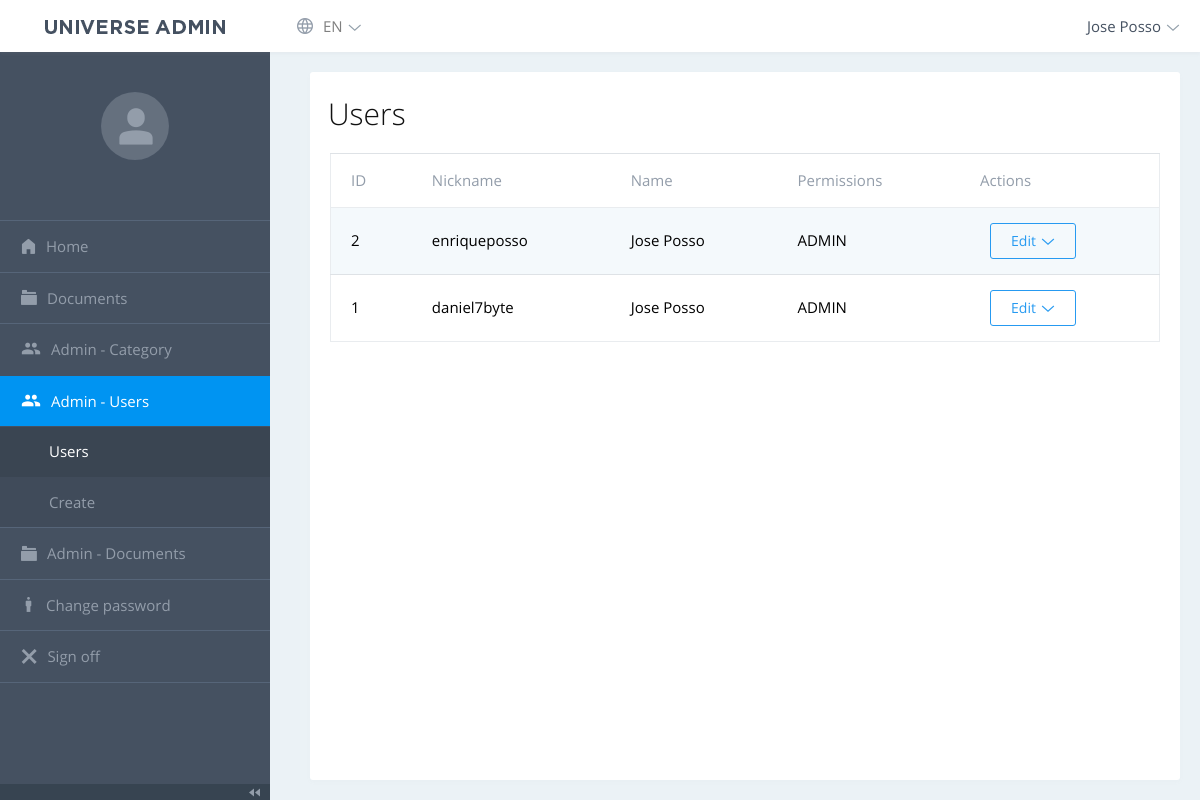
Page /php/dashboard/users.php (signed in) on the earlier database version.
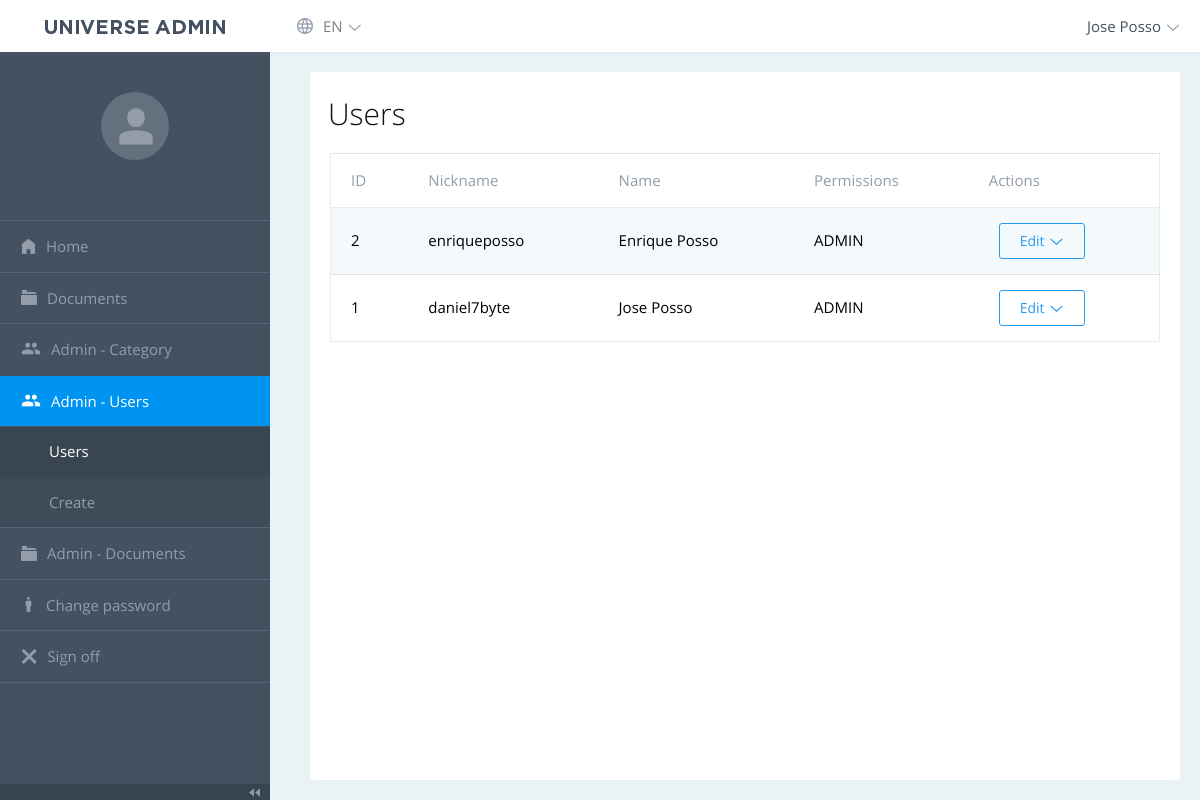
Same page on the later database version.
### tables this page shows
CREATE TABLE IF NOT EXISTS `users` (
  `id` int(11) NOT NULL AUTO_INCREMENT,
  `nick` varchar(50) NOT NULL,
  `password` text NOT NULL,
  `full_name` varchar(50) NOT NULL,
  `role` enum('ADMIN','USER','EDITOR') NOT NULL,
  PRIMARY KEY (`id`),
  UNIQUE KEY `nick` (`nick`)
);

### php/dashboard/users.php (the view, shortened to what this page needs)
<!DOCTYPE html>
<html lang="es">
<head>
<link rel="stylesheet" href="vendor/datatables/datatables.min.css">
    <link rel="stylesheet" href="fonts/open-sans/style.min.css">
<link rel="stylesheet" href="fonts/universe-admin/style.css">
<link rel="stylesheet" href="fonts/mdi/css/materialdesignicons.min.css">
<link rel="stylesheet" href="fonts/iconfont/style.css">
<link rel="stylesheet" href="vendor/flatpickr/flatpickr.min.css">
<link rel="stylesheet" href="vendor/simplebar/simplebar.css">
<link rel="stylesheet" href="vendor/tagify/tagify.css">
<link rel="stylesheet" href="vendor/tippyjs/tippy.css">
<link rel="stylesheet" href="vendor/select2/css/select2.min.css">
<link rel="stylesheet" href="vendor/bootstrap/css/bootstrap.min.css">
<link rel="stylesheet" href="css/style.min.css" id="stylesheet">
</head>
<body class="js-loading ">
  <div class="navbar navbar-light navbar-expand-lg">
    <?php include("navbar.php"); ?>
  </div>
  <div class="page-wrap">
    <div class="sidebar">
      <?php include("menu.php"); ?>
    </div>
    <div class="page-content">
      <div class="container-fluid container-fh l-2column">
        <div class="m-content">
          <div class="page-content__header">
            <div>
              <h2 class="page-content__header-heading"><?=USERS?></h2>
            </div>
          </div>
          <div class="m-datatable">
            <table id="datatable" class="table table-striped">
              <thead>
              <tr>
                <th>ID</th>
                <th><?=Nick?></th>
                <th><?=Name?></th>
                <th><?=Permissions?></th>
                <th><?=Actions?></th>
              </tr>
              </thead>
              <tbody>
                <?php
                  require_once("config/connection.php");
                  $query = $mysql->prepare("SELECT * FROM users ORDER BY id DESC");
                  $query->execute();
                  $result = $query->fetchAll();
                  foreach ($result as $row):
                ?>
                <tr>
                  <td><?=$row['id']?></td>
                  <td><?=$row['nick']?></td>
                  <td><?=$row['full_name']?></td>
                  <td><?=$row['role']?></td>
                  <td>
                    <div class="dropdown card-widget-d__dropdown">
                      <button class="btn btn-outline-info dropdown-toggle card-widget-d__control" type="button" data-toggle="dropdown">
                        <?=Edit?>
                      </button>
                    </div>
                  </td>
                </tr>
                <?php endforeach; ?>
              </tbody>
            </table>
          </div>
        </div>
      </div>
    </div>
  </div>
</body>
</html>

Differences in the rows shown:
changed users "enriqueposso": full_name "Jose Posso" → "Enrique Posso"
